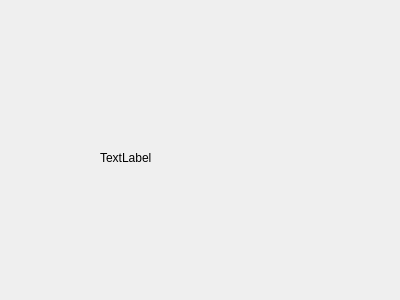
<?xml version="1.0" encoding="UTF-8"?>
<ui version="4.0">
 <class>Battery</class>
 <widget class="QWidget" name="Battery">
  <property name="geometry">
   <rect>
    <x>0</x>
    <y>0</y>
    <width>400</width>
    <height>300</height>
   </rect>
  </property>
  <property name="windowTitle">
   <string>Form</string>
  </property>
  <widget class="QLabel" name="label">
   <property name="geometry">
    <rect>
     <x>100</x>
     <y>150</y>
     <width>60</width>
     <height>16</height>
    </rect>
   </property>
   <property name="text">
    <string>TextLabel</string>
   </property>
  </widget>
 </widget>
 <resources/>
 <connections/>
</ui>
